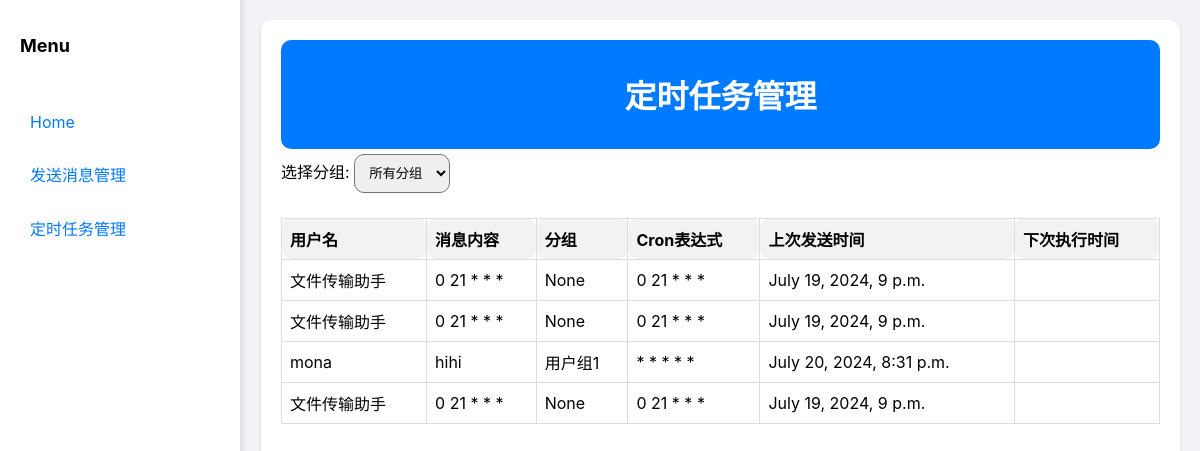
The page /schedule_management/ on the database as committed earlier.
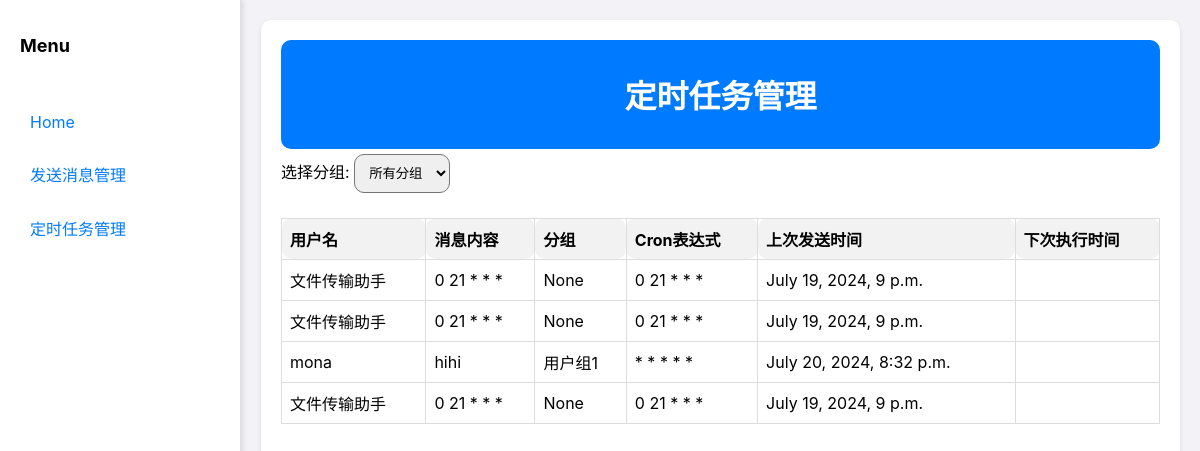
The same page on the database as committed later.
### client_app/models.py (models this page shows, shortened)
class ScheduledMessage(models.Model):
    user = models.ForeignKey(WechatUser, on_delete=models.CASCADE)
    text = models.TextField()
    cron_expression = models.CharField(max_length=255)
    execution_count = models.IntegerField(default=0)
    last_executed = models.DateTimeField(null=True, blank=True)
    @property
    def group(self):
        return self.user.group

class WechatUser(models.Model):
    username = models.CharField(max_length=255, unique=True)
    wechatid = models.CharField(max_length=255, unique=True, blank=True, null=True)
    date_added = models.DateTimeField(blank=True, null=True)
    group = models.CharField(max_length=255, blank=True, null=True)  # 新增分组字段

### client_app/views.py (the view)
# urls.py: path('schedule_management/', schedule_management, name='schedule_management'),
def schedule_management(request):
    tasks = ScheduledMessage.objects.all()
    now = timezone.localtime(timezone.now())
    for task in tasks:
        base = now - timedelta(minutes=1)
        iter = croniter(task.cron_expression, base)
        next_time = iter.get_next(datetime)
        task.next_run = next_time
    groups = WechatUser.objects.values_list('group', flat=True).distinct()  # 获取所有分组
    return render(request, 'schedule_management.html', {'tasks': tasks,'groups': groups})

### client_app/templates/schedule_management.html (shortened to what this page needs)
<!DOCTYPE html>
<html lang="en">
<head>
</head>
<body>
<div class="sidebar">
    <h2>Menu</h2>
    <ul>
        <li><a href="{% url 'home' %}">Home</a></li>
        <li><a href="{% url 'send_message_management' %}">发送消息管理</a></li>
        <li><a href="{% url 'schedule_management' %}">定时任务管理</a></li>
    </ul>
</div>
<div class="content">
    <div class="topbar">
        <h1>定时任务管理</h1>
    </div>
    <div>
        <label for="groupFilter">选择分组:</label>
        <select id="groupFilter" onchange="filterTasks()">
            <option value="all">所有分组</option>
        </select>
    </div>
    <table>
        <thead>
        <tr>
            <th>用户名</th>
            <th>消息内容</th>
            <th>分组</th>
            <th>Cron表达式</th>
            <th>上次发送时间</th>
            <th>下次执行时间</th>
        </tr>
        </thead>
        <tbody id="taskContainer">
        {% for task in tasks %}
            <tr data-group="{{ task.group }}">
                <td>{{ task.user.username }}</td>
                <td>{{ task.text }}</td>
                <td>{{ task.group }}</td>
                <td>{{ task.cron_expression }}</td>
                <td>{{ task.last_executed }}</td>
                <td>{{ task.next_run }}</td>
            </tr>
        {% endfor %}
        </tbody>
    </table>
</div>
</body>
</html>

Rows that differ between the two databases and show on the page:
changed ScheduledMessage "hihi": last_executed "July 20, 2024, 8:31 p.m." → "July 20, 2024, 8:32 p.m."
